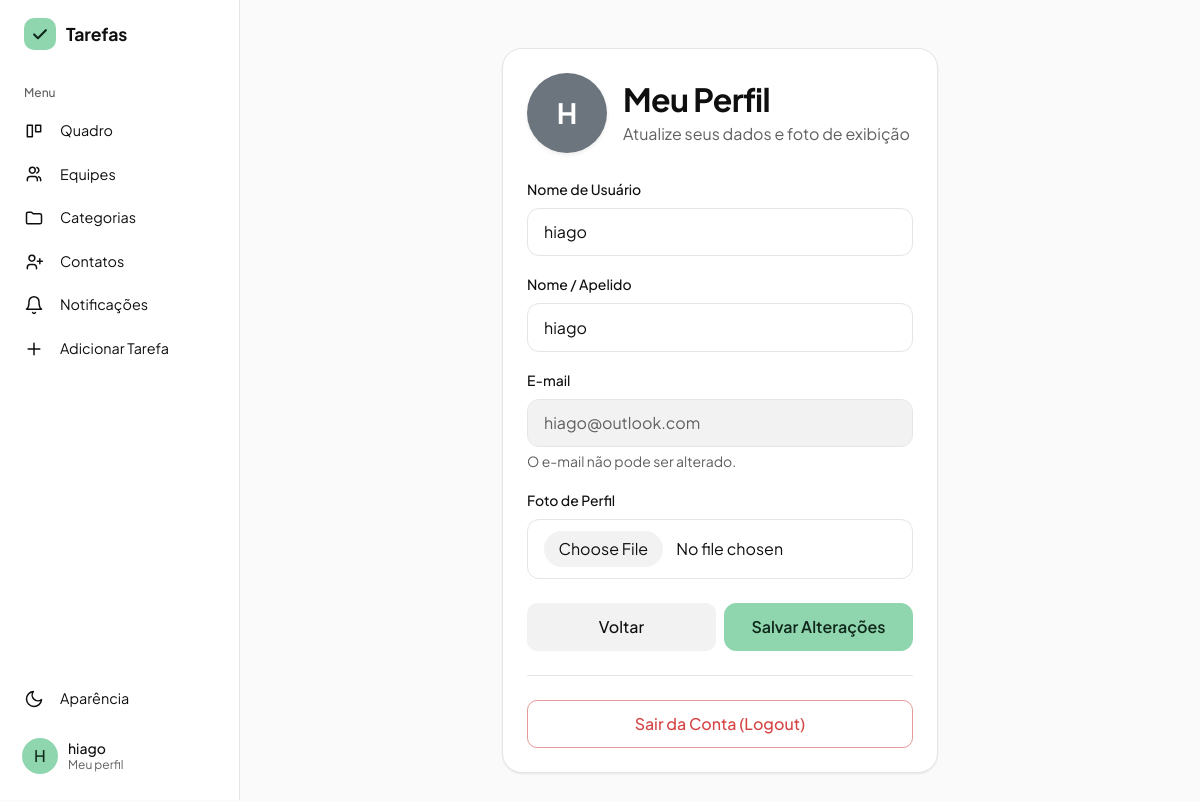
The page /perfil (signed in) on the database its author committed.
### gerenciador_de_tarefas/models.py (models this page shows)
class Usuario(db.Model, UserMixin):
    id = db.Column(db.Integer, primary_key=True)
    nomeUsuario = db.Column(db.String(50), unique=True, nullable=False)
    email = db.Column(db.String(254), unique=True, nullable=False)
    senha = db.Column(db.String(255), nullable=False)
    nome = db.Column(db.String(100), nullable=False)
    tarefasCriadas = db.relationship('Tarefa', backref='criador', foreign_keys='Tarefa.criador_id', lazy=True)
    tarefasAtribuidas = db.relationship('Tarefa', backref='responsavel', foreign_keys='Tarefa.responsavel_id', lazy=True)
    cargo = db.Column(db.String(20), nullable=False, default='usuario') #admin ou usuario
    foto_perfil = db.Column(db.String(200), nullable=True, default='default.png')
    ordenacao_quadro = db.Column(db.String(30), nullable=False, default='padrao')

### gerenciador_de_tarefas/app.py (the view, shortened to what this page needs)
@app.route('/perfil', methods=['GET', 'POST'])
@login_required
def perfil():
    return render_template('perfil.html')

### gerenciador_de_tarefas/app.py (called while the page is built)
@login_manager.user_loader
def load_user(user_id):
    return db.session.get(Usuario, int(user_id))

@app.context_processor
def injetar_categorias_globais():
    if current_user.is_authenticated:
        return dict(categorias_globais=categorias_acessiveis())
    return dict(categorias_globais=[])

@app.context_processor
def injetar_notificacoes():
    if not current_user.is_authenticated:
        return dict(n_notificacoes=0)
    n = (Contato.query.filter_by(destinatario_id=current_user.id, status='pendente').count()
         + ConviteEquipe.query.filter_by(convidado_id=current_user.id).count()
         + Tarefa.query.filter_by(responsavel_id=current_user.id, aceite='aguardando').count())
    return dict(n_notificacoes=n)

def categorias_do_usuario():
    return Categoria.query.filter_by(usuario_id=current_user.id).order_by(Categoria.nome).all()

def categorias_acessiveis():
    proprias = categorias_do_usuario()
    de_outros = [cs.categoria for cs in CategoriaCompartilhada.query.filter_by(usuario_id=current_user.id).all()]
    return proprias + sorted(de_outros, key=lambda c: c.nome.lower())

### gerenciador_de_tarefas/templates/perfil.html (shortened to what this page needs)
{% extends "base.html" %}
{% block content %}
<div class="row justify-content-center mt-4">
    <div class="col-12 col-md-8 col-lg-6">
        <div class="cartao">
            <div class="d-flex align-items-center mb-4 gap-3">
                {% if current_user.foto_perfil and current_user.foto_perfil != 'default.png' %}
                    <img src="{{ url_for('static', filename='uploads/' + current_user.foto_perfil) }}?v={{ range(1, 1000)|random }}" alt="Foto de Perfil" class="rounded-circle shadow-sm" style="width: 80px; height: 80px; object-fit: cover;">
                {% else %}
                    <div class="rounded-circle bg-secondary d-flex align-items-center justify-content-center text-white fw-bold fs-3 shadow-sm" style="width: 80px; height: 80px;">
                        {{ current_user.nomeUsuario[:1]|upper }}
                    </div>
                {% endif %}
                <div>
                    <h2 class="fw-bold mb-1">Meu Perfil</h2>
                    <p class="text-secondary mb-0">Atualize seus dados e foto de exibição</p>
                </div>
            </div>
            <form method="POST" enctype="multipart/form-data">
                <div class="mb-3">
                    <label class="form-label" for="nomeUsuario">Nome de Usuário</label>
                    <input type="text" id="nomeUsuario" name="nomeUsuario" class="form-control" value="{{ current_user.nomeUsuario }}" required>
                </div>
                <div class="mb-3">
                    <label class="form-label" for="nome">Nome / Apelido</label>
                    <input type="text" id="nome" name="nome" class="form-control" value="{{ current_user.nome or '' }}" placeholder="Como quer ser chamado">
                </div>
                <div class="mb-3">
                    <label class="form-label" for="email">E-mail</label>
                    <input type="email" id="email" class="form-control" value="{{ current_user.email }}" disabled>
                    <div class="form-text">O e-mail não pode ser alterado.</div>
                </div>
                <div class="mb-4">
                    <label class="form-label" for="foto_perfil">Foto de Perfil</label>
                    <input type="file" id="foto_perfil" name="foto_perfil" class="form-control" accept="image/*">
                </div>
                <div class="d-flex gap-2 mb-3">
                    <a href="{{ url_for('quadro') }}" class="btn btn-outline-secondary w-50" style="border-radius:10px; padding:.7rem 1rem;">Voltar</a>
                    <button type="submit" class="btn btn-principal w-50">Salvar Alterações</button>
                </div>
            </form>
            <hr class="my-4">
            <div class="text-center">
                <a href="{{ url_for('logout') }}" class="btn btn-outline-danger w-100" style="border-radius:10px; padding:.7rem 1rem;">Sair da Conta (Logout)</a>
            </div>
        </div>
    </div>
</div>
{% endblock %}

### gerenciador_de_tarefas/templates/base.html (shortened to what this page needs)
<!doctype html>
<html lang="pt-br">
  <head>
    <link
      rel="stylesheet"
      href="https://cdn.jsdelivr.net/npm/bootstrap@5.3.0/dist/css/bootstrap.min.css"
    />
    <link
      rel="stylesheet"
      href="{{ url_for('static', filename='static.css') }}"
    />
    <link rel="stylesheet" href="https://cdn.jsdelivr.net/npm/flatpickr/dist/flatpickr.min.css">
    <link rel="stylesheet" href="https://cdn.jsdelivr.net/npm/flatpickr/dist/themes/dark.css">
  </head>
  <body>
    {% macro aparencia(direcao='dropup') %}
    <div class="{{ direcao }}">
      <button
        class="menu-item"
        type="button"
        data-bs-toggle="dropdown"
        data-bs-auto-close="outside"
        aria-expanded="false"
      >
        <svg viewBox="0 0 24 24" fill="none" stroke="currentColor" stroke-width="1.8" stroke-linecap="round" stroke-linejoin="round" aria-hidden="true"><path d="M21 12.8A9 9 0 1111.2 3a7 7 0 009.8 9.8z"/></svg>
        <span>Aparência</span>
      </button>
    </div>
    {% endmacro %}
    {% macro logo() %}
    <span class="marca-icone">
      <svg width="20" height="20" viewBox="0 0 24 24" fill="none" stroke="currentColor" stroke-width="2.6" stroke-linecap="round" stroke-linejoin="round" aria-hidden="true"><path d="M5 12.5l4.5 4.5L19 7.5"/></svg>
    </span>
    {% endmacro %}
    {% set ep = request.endpoint or '' %}
    {% if current_user.is_authenticated %}
    <div class="app">
      <aside class="lateral" aria-label="Menu principal">
        <a
          class="marca"
          href="{{ url_for('admin_dashboard') if current_user.cargo == 'admin' else url_for('quadro') }}"
        >{{ logo() }}<span>Tarefas</span></a>
        <div class="menu-titulo">Menu</div>
        <a class="menu-item {{ 'ativo' if ep == 'quadro' }}" href="{{ url_for('quadro') }}">
          <svg viewBox="0 0 24 24" fill="none" stroke="currentColor" stroke-width="1.8" stroke-linecap="round" stroke-linejoin="round" aria-hidden="true"><path d="M4 5h6v14H4zM14 5h6v8h-6z"/></svg>
          <span>Quadro</span>
        </a>
        <a class="menu-item {{ 'ativo' if ep in ['equipes', 'ver_equipe', 'adicionar_tarefa_equipe'] }}" href="{{ url_for('equipes') }}">
          <svg viewBox="0 0 24 24" fill="none" stroke="currentColor" stroke-width="1.8" stroke-linecap="round" stroke-linejoin="round" aria-hidden="true"><path d="M16 20v-1.5a3.5 3.5 0 00-3.5-3.5h-5A3.5 3.5 0 004 18.5V20M10 11a3.5 3.5 0 100-7 3.5 3.5 0 000 7zM20 20v-1.5a3.5 3.5 0 00-2.5-3.3M15.5 4.2a3.5 3.5 0 010 6.6"/></svg>
          <span>Equipes</span>
        </a>
        <a class="menu-item {{ 'ativo' if ep in ['ver_categorias', 'ver_categoria'] }}" href="{{ url_for('ver_categorias') }}">
          <svg viewBox="0 0 24 24" fill="none" stroke="currentColor" stroke-width="1.8" stroke-linejoin="round" aria-hidden="true"><path d="M3 7a2 2 0 012-2h4l2 2h8a2 2 0 012 2v8a2 2 0 01-2 2H5a2 2 0 01-2-2z"/></svg>
          <span>Categorias</span>
        </a>
        <a class="menu-item {{ 'ativo' if ep == 'contatos' }}" href="{{ url_for('contatos') }}">
          <svg viewBox="0 0 24 24" fill="none" stroke="currentColor" stroke-width="1.8" stroke-linecap="round" stroke-linejoin="round" aria-hidden="true"><path d="M15 20v-1.5a3.5 3.5 0 00-3.5-3.5h-4A3.5 3.5 0 004 18.5V20M9.5 11a3.5 3.5 0 100-7 3.5 3.5 0 000 7zM19 8v6M16 11h6"/></svg>
          <span>Contatos</span>
        </a>
        <a class="menu-item {{ 'ativo' if ep == 'notificacoes' }}" href="{{ url_for('notificacoes') }}">
          <svg viewBox="0 0 24 24" fill="none" stroke="currentColor" stroke-width="1.8" stroke-linecap="round" stroke-linejoin="round" aria-hidden="true"><path d="M6 8a6 6 0 0112 0c0 7 3 9 3 9H3s3-2 3-9M10.3 21a1.9 1.9 0 003.4 0"/></svg>
          <span>Notificações</span>
        </a>
        <a class="menu-item" href="#" data-bs-toggle="modal" data-bs-target="#modalAdicionarTarefa">
          <svg viewBox="0 0 24 24" fill="none" stroke="currentColor" stroke-width="1.8" stroke-linecap="round" aria-hidden="true"><path d="M12 5v14M5 12h14"/></svg>
          <span>Adicionar Tarefa</span>
        </a>
        <div class="menu-espaco"></div>
        {{ aparencia('dropup') }}
        <a href="#" class="usuario-card mt-2 text-decoration-none" data-bs-toggle="modal" data-bs-target="#modalPerfil" title="Meu Perfil">
          {% if current_user.foto_perfil and current_user.foto_perfil != 'default.png' %}
            <img src="{{ url_for('static', filename='uploads/' + current_user.foto_perfil) }}" alt="" class="usuario-foto" />
          {% else %}
            <span class="usuario-foto">{{ current_user.nomeUsuario[:1]|upper }}</span>
          {% endif %}
          <span class="usuario-nome">{{ current_user.nome or current_user.nomeUsuario }}<small>Meu perfil</small></span>
        </a>
      </aside>
      <main class="conteudo">
        <div class="conteudo-interno">
    {% endif %}
    {% block content %}{% endblock %}
    {% if current_user.is_authenticated %}
        </div>
      </main>
    </div>
    {% else %}
    </main>
    {% endif %}
  </body>
</html>

### rows shown on the page
Usuario: nomeUsuario "H", nome "hiago", nomeUsuario "hiago", email "hiago@outlook.com"
